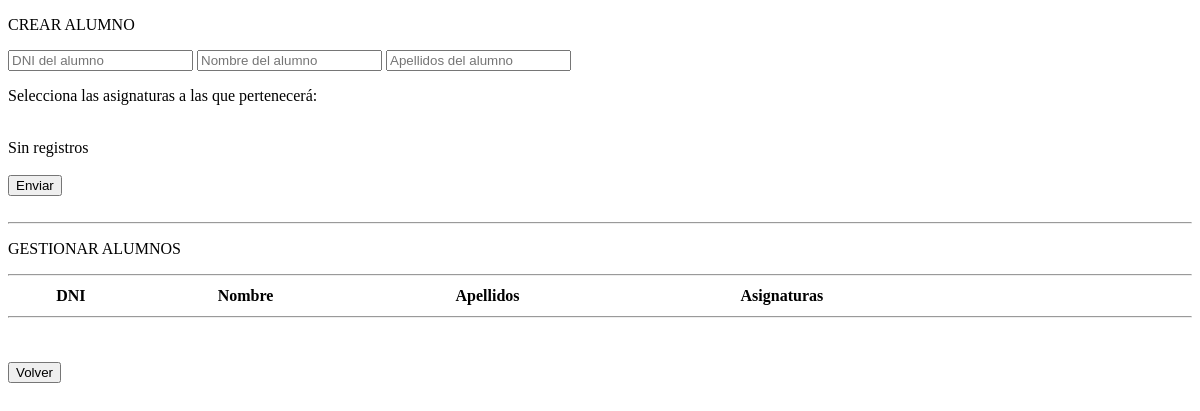
The page /alumn_vista.php on the database as committed earlier.
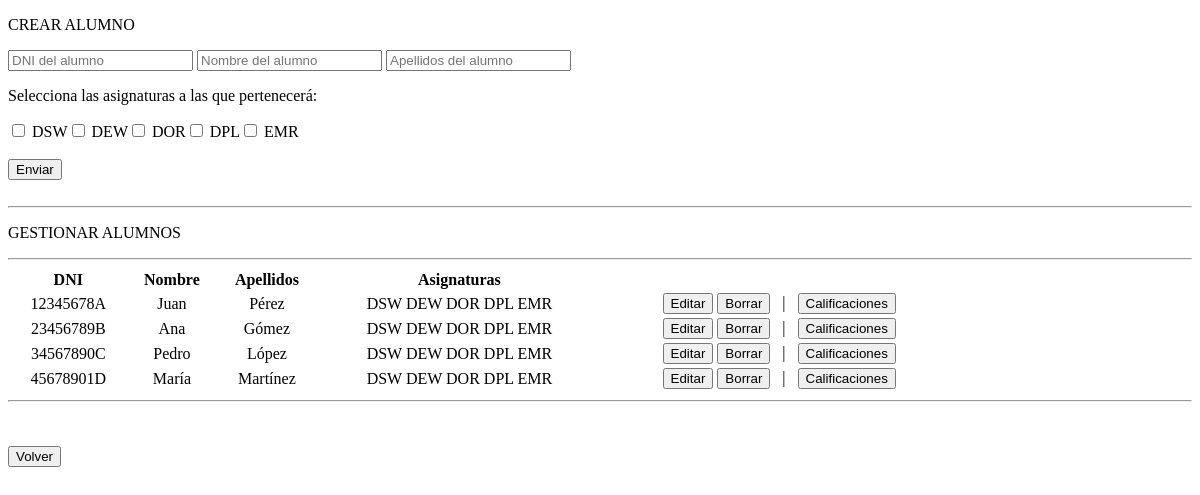
The same page on the database as committed later.
### tables this page shows
CREATE TABLE asignaturas (
    ID int NOT NULL AUTO_INCREMENT PRIMARY KEY,
    abreviatura varchar(5) NOT NULL,
    nombre varchar(50) NOT NULL
);

CREATE TABLE alumnos (
    ID int NOT NULL AUTO_INCREMENT PRIMARY KEY,
    dni varchar(9) NOT NULL,
    nombre varchar(30) DEFAULT NULL,
    apellidos varchar(30) DEFAULT NULL
);

### CRUD.php (called while the page is built, shortened)
<?php
function conectar(){
    $user = "moises";
    $password = "123456";
    try {
        $conn = new PDO('mysql:host=localhost;dbname=escuela', $user, $password);
        $conn->setAttribute(PDo::ATTR_ERRMODE, PDO::ERRMODE_EXCEPTION);
    } catch (PDOException $e) {
        var_dump("Connection failed: " . $e->getMessage());
        die();
    }
    return $conn;
}
$conn = conectar();
function leer($columnas, $tabla, $filtro=null, $valor=null){
    global $conn;
    $columnas = implode(",",$columnas);
    try {
        if($filtro==null){
            $sql = "SELECT $columnas FROM $tabla";
            $sql = $conn->prepare($sql);
            $sql->execute();
            $datos = $sql->fetchAll(PDO::FETCH_ASSOC);
        }else {
            $sql = "SELECT $columnas FROM $tabla WHERE $filtro = :valor";
            $sql = $conn->prepare($sql);
            $sql->bindParam(":valor", $valor);
            $sql->execute();
            $datos = $sql->fetchAll(PDO::FETCH_ASSOC);
        }
        return $datos;
    } catch (PDOException $th) {
        var_dump("Read ERROR en leer(): " . $th->getMessage());
        die();
    }
}
function buscarAsig($ID){
    global $conn;
    try {
        $sql = "SELECT ID, abreviatura FROM asignaturas WHERE ID IN(
        SELECT ID_asig FROM cursantes WHERE ID_alumn = :ID)";
        $sql = $conn->prepare($sql);
        $sql->bindParam(":ID", $ID);
        $sql->execute();
        $datos = $sql->fetchAll(PDO::FETCH_ASSOC);
        return $datos;
    } catch (PDOException $th) {
        var_dump("Read ERROR en buscarAsig(): " . $th->getMessage());
        die();
    }
}

### alumn_logica.php (the view, shortened to what this page needs)
<?php
include "CRUD.php";
function pintaCheckbox($asigs=null){
    $asigsEdicion = [];
    $datos = leer(["*"], "asignaturas");
    if ($datos==[]) {
        echo "<br>Sin registros";
    }else{
        for ($i=0; $i<count($datos);$i++) {
            $ID_asig = $datos[$i]["ID"];
            $abrev = $datos[$i]["abreviatura"];
            if ($asigs!=null) {
                if(in_array($ID_asig, $IDs_existentes)){
                    array_push($asigsEdicion, "<input type='checkbox' name='asig-alumn[]' value=$ID_asig checked> ".$abrev);
                }else{
                    array_push($asigsEdicion, "<input type='checkbox' name='asig-alumn[]' value=$ID_asig> ".$abrev);
                }
            }else{
                echo "<input type='checkbox' name='asig-alumn[]' value=$ID_asig> ".$abrev;
                if ($asigs==null) {
                    array_push($asigsEdicion, "<input type='checkbox' name='asig-alumn[]' value=$ID_asig> ".$abrev);
                }
            }
        }
    }
    return $asigsEdicion;
}
function panelAlumn(){
    $datos = leer(["*"], "alumnos");
    if ($datos!=[]) {
        for ($i=0; $i<count($datos);$i++) {
            $ID = $datos[$i]["ID"];
            $dni = $datos[$i]["dni"];
            $nombre = $datos[$i]["nombre"];
            $apellidos = $datos[$i]["apellidos"];
            $asigs = buscarAsig($ID);
            $aux = "";
            foreach ($asigs as $value) {
                $aux = $aux . " " . $value["abreviatura"];
            }
            echo "
            <tr>
                <td>$dni</td>
                <td>$nombre</td>
                <td>$apellidos</td>
                <td>$aux</td>
                <td>
                    <button name='gestion' value='editar-alumn, $ID'>Editar</button>
                    <button name='gestion' value='borrar-alumn, $ID' onclick='return confirm(\"Confirmar borrado\")'>Borrar</button>
                    <span>&nbsp; | &nbsp;</span>
                    <button name='gestion' value='notas-alumn, $ID'>Calificaciones</button>
                </td>
            </tr>
            ";
        }
    }
}

### alumn_vista.php (shortened to what this page needs)
<?php
    include "alumn_logica.php";
?>
<!DOCTYPE html>
<html lang="es">
<head>
</head>
<body>
    <p>CREAR ALUMNO</p>
    <form action="alumn_logica.php" method="post">
        <input type="text" placeholder="DNI del alumno" name="dni-alumn">
        <input type="text" placeholder="Nombre del alumno" name="nombre-alumn" capitalize>
        <input type="text" placeholder="Apellidos del alumno" name="apell-alumn" capitalize>
        <br>
        <p>Selecciona las asignaturas a las que pertenecerá:</p>
        <?php
            $datos = pintaCheckbox();
        ?>
        <br>
        <br>
        <button name="gestion" value="crear-alumn">Enviar</button>
        <br>
        <br>
    </form>
    <hr>
    <p>GESTIONAR ALUMNOS</p>
    <hr>
    <form action="alumn_logica.php" method="post">
        <table class="panel">
            <tr>
                <th>DNI</th>
                <th>Nombre</th>
                <th>Apellidos</th>
                <th>Asignaturas</th>
                <th></th>
            </tr>
            <?php panelAlumn(); ?>
        </table>
    </form>
    <hr>
    <br>
    <br>
    <form action="index.php" method="post">
        <button name="opcion" value="volver">Volver</button>
    </form>
</body>
</html>

### alumn_vista.php (style rules this page uses)
.panel { width: 950px; text-align: center; }

Rows that differ between the two databases and show on the page:
added asignaturas: abreviatura "DSW"
added asignaturas: abreviatura "DEW"
added asignaturas: abreviatura "DOR"
added asignaturas: abreviatura "DPL"
added asignaturas: abreviatura "EMR"
added alumnos: dni "12345678A", nombre "Juan", apellidos "Pérez", aux "DSW DEW DOR DPL EMR"
added alumnos: dni "23456789B", nombre "Ana", apellidos "Gómez", aux "DSW DEW DOR DPL EMR"
added alumnos: dni "34567890C", nombre "Pedro", apellidos "López", aux "DSW DEW DOR DPL EMR"
added alumnos: dni "45678901D", nombre "María", apellidos "Martínez", aux "DSW DEW DOR DPL EMR"
Other text that changed with them:
text no longer shown: "Sin registros"
